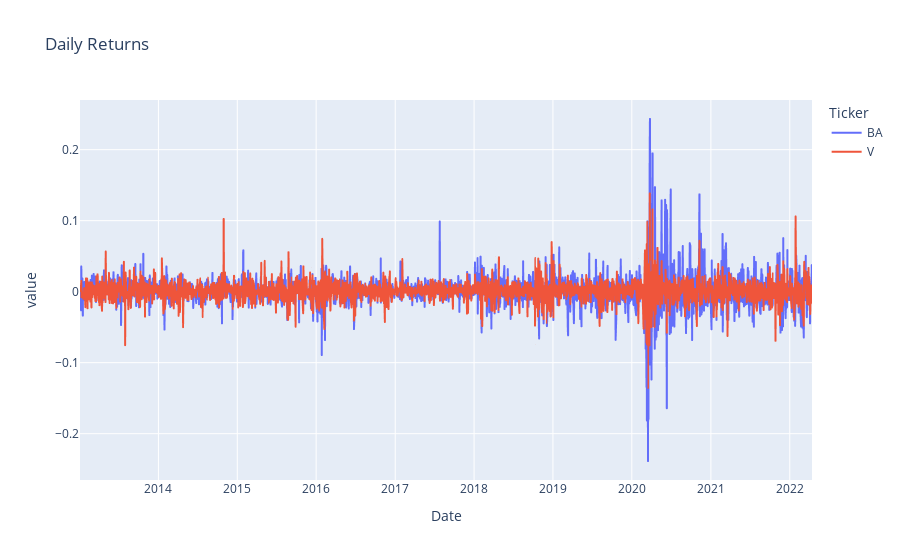

This figure's notebook cell:
### Code cell
fig = px.line(daily_returns[['BA', 'V']], title='Daily Returns')
fig.show()

### Figure 1 — Plotly figure (JSON) as saved in the notebook; plotly's stock layout.template omitted (floating-point values rounded to 4 significant figures; data arrays with more than 128 entries replaced by an {"elided": "..."} marker saying what was removed)
{"data": [{"hovertemplate": "Ticker=BA<br>Date=%{x}<br>value=%{y}<extra></extra>", "legendgroup": "BA", "line": {"color": "#636efa", "dash": "solid"}, "marker": {"symbol": "circle"}, "mode": "lines", "name": "BA", "showlegend": true, "type": "scattergl", "x": {"elided": "2338 str values"}, "xaxis": "x", "y": {"elided": "2338 float values"}, "yaxis": "y"}, {"hovertemplate": "Ticker=V<br>Date=%{x}<br>value=%{y}<extra></extra>", "legendgroup": "V", "line": {"color": "#EF553B", "dash": "solid"}, "marker": {"symbol": "circle"}, "mode": "lines", "name": "V", "showlegend": true, "type": "scattergl", "x": {"elided": "2338 str values"}, "xaxis": "x", "y": {"elided": "2338 float values"}, "yaxis": "y"}], "layout": {"legend": {"title": {"text": "Ticker"}, "tracegroupgap": 0}, "title": {"text": "Daily Returns"}, "xaxis": {"anchor": "y", "domain": [0, 1], "title": {"text": "Date"}}, "yaxis": {"anchor": "x", "domain": [0, 1], "title": {"text": "value"}}}}
